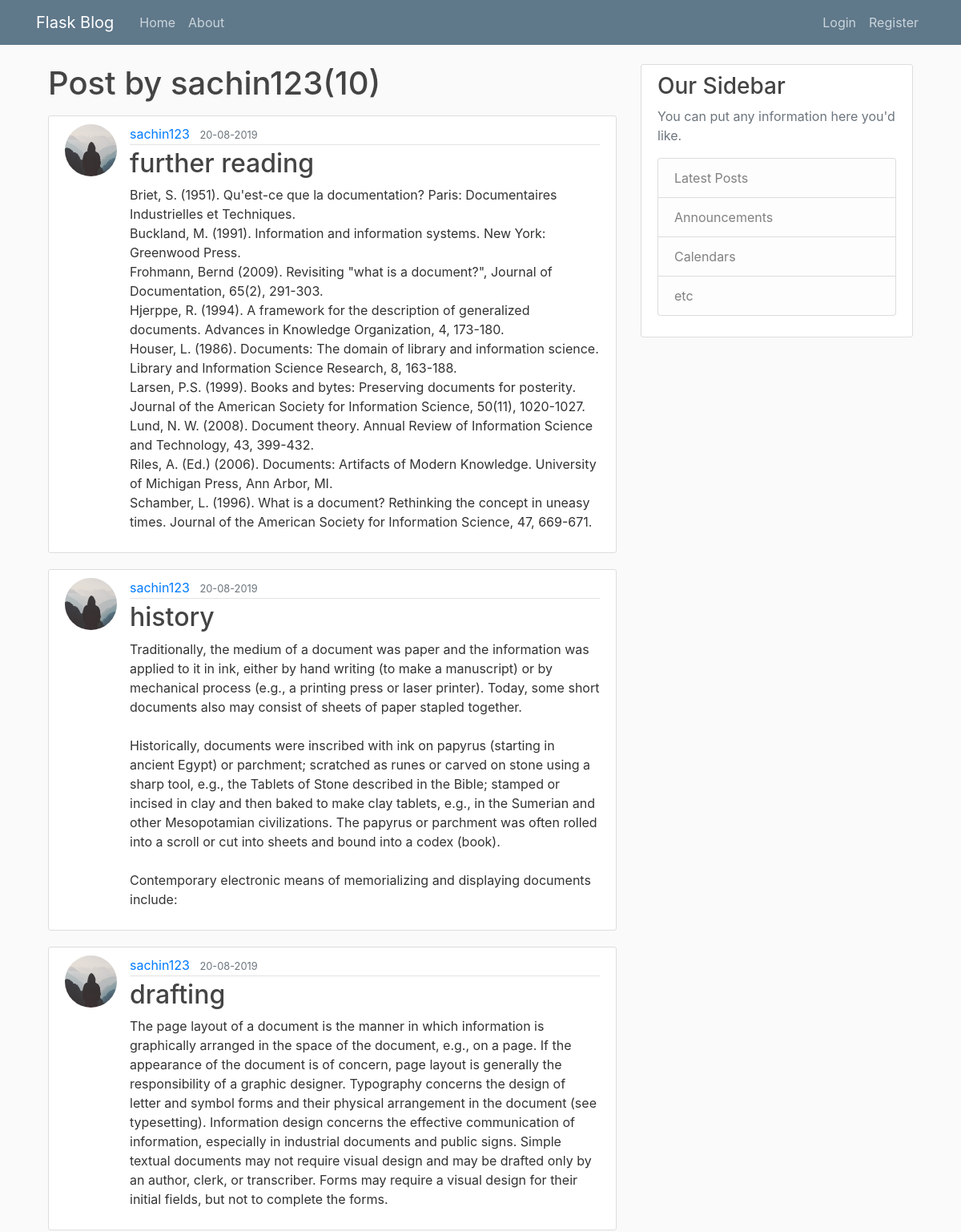
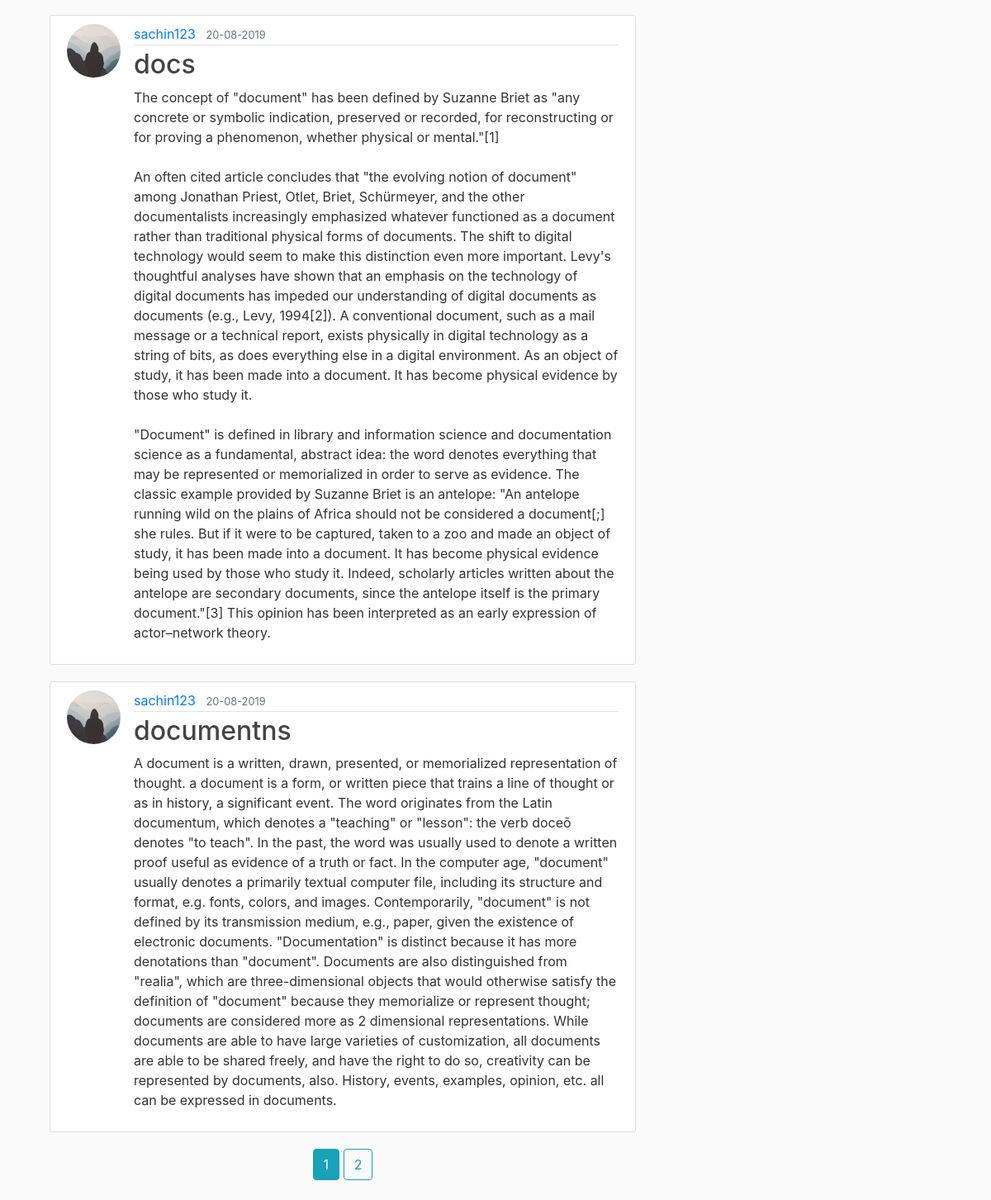
The app's page /user/sachin123 with its own data (2 pictures, top to bottom).
### flaskblog/models.py (models this page shows, shortened)
class User(db.Model,UserMixin):
	id=db.Column(db.Integer,primary_key=True)
	username=db.Column(db.String(20),unique=True,nullable=False)
	email=db.Column(db.String(120),unique=True,nullable=False)
	image_file=db.Column(db.String(20),default='default.jpg')
	password=db.Column(db.String(60),nullable=False)
	posts=db.relationship('Post',backref='author',lazy=True)

class Post(db.Model):
	id=db.Column(db.Integer,primary_key=True)
	title=db.Column(db.String(1000),nullable=False)
	date_posted=db.Column(db.DateTime,nullable=False,default=datetime.utcnow)
	content=db.Column(db.Text,nullable=False)
	user_id=db.Column(db.Integer,db.ForeignKey('user.id'),nullable=False)

### flaskblog/routes.py (the view)
@app.route("/user/<string:username>")
def user_posts(username):
	page=request.args.get('page',1,type=int)
	user=User.query.filter_by(username=username).first_or_404()
	posts=Post.query.filter_by(author=user).order_by(Post.date_posted.desc()).paginate(page=page,per_page=5)
	return render_template('user_posts.html',title='user posts',posts= posts,user=user)

### flaskblog/templates/user_posts.html
{% extends "layouts/base.html"%}
{% block content %}
<h1 class="mb-3">Post by {{user.username}}({{posts.total}})</h1>
{% for post in posts.items %}
<article class="media content-section">
<img class="rounded-circle article-img" src="{{url_for('static',filename='profile_pics/'+post.author.image_file)}}">
	<div class="media-body">
		<div class="article-metadata">
			<a class="mr-2" href="{{url_for('user_posts',username=post.author.username)}}">{{ post.author.username }}</a>
			<small class="text-muted">{{ post.date_posted.strftime('%d-%m-%Y') }}</small>
		</div>
		<h2><a class="article-title" href="{{url_for('post', post_id=post.id)}}">{{ post.title }}</a></h2>
		<p class="article-content">{{ post.content }}</p>
	</div>
</article>
{%endfor%}
<center>
{% for page_num in posts.iter_pages(left_edge=1,right_edge=1,left_current=1,right_current=2) %}
		{%if page_num%}
			{%if posts.page==page_num%}
				<a class="btn btn-info mb-4" href="{{url_for('user_posts',username=user.username,page=page_num)}}">{{page_num}}</a>
			{%else%}
				<a class="btn btn-outline-info mb-4" href="{{url_for('user_posts',username=user.username,page=page_num)}}">{{page_num}}</a>
			{%endif%}
		{%else%}
		...
		{%endif%}
{%endfor%}
</center>
{%endblock%}

### flaskblog/static/css/main.css (style rules this page uses)
body { background: #fafafa; color: #333333; margin-top: 5rem; }
h1, h2, h3, h4, h5, h6 { color: #444444; }
.content-section { background: #ffffff; padding: 10px 20px; border: 1px solid #dddddd; border-radius: 3px; margin-bottom: 20px; }
.article-title { color: #444444; }
.article-content { white-space: pre-line; }
.article-img { height: 65px; width: 65px; margin-right: 16px; }
.article-metadata { padding-bottom: 1px; margin-bottom: 4px; border-bottom: 1px solid #e3e3e3 }

### records on screen
User: username "sachin123"
Post: image_file (placeholder picture), author.username "sachin123", date_posted "20-08-2019", title "further reading", content "Briet, S. (1951). Qu'est-ce que la documentation? Paris: Documentaires Industrielles et Techniques. Buckland, M. (1991). Information and information systems. New York: Greenwood Press. Frohmann, Bernd (2009). Revisiting \"what is a document?\", Journal of Documentation, 65(2), 291-303. Hjerppe, R. (1994). A framework for the description of generalized documents. Advances in Knowledge Organization, 4, 173-180. Houser, L. (1986). Documents: The domain of library and information science. Library and Information Science Research, 8, 163-188. Larsen, P.S. (1999). Books and bytes: Preserving documents for posterity. Journal of the American Society for Information Science, 50(11), 1020-1027. Lund,…"
Post: image_file (placeholder picture), author.username "sachin123", date_posted "20-08-2019", title "history", content "Traditionally, the medium of a document was paper and the information was applied to it in ink, either by hand writing (to make a manuscript) or by mechanical process (e.g., a printing press or laser printer). Today, some short documents also may consist of sheets of paper stapled together. Historically, documents were inscribed with ink on papyrus (starting in ancient Egypt) or parchment; scratched as runes or carved on stone using a sharp tool, e.g., the Tablets of Stone described in the Bible; stamped or incised in clay and then baked to make clay tablets, e.g., in the Sumerian and other Mesopotamian civilizations. The papyrus or parchment was often rolled into a scroll or cut into…"
Post: image_file (placeholder picture), author.username "sachin123", date_posted "20-08-2019", title "drafting", content "The page layout of a document is the manner in which information is graphically arranged in the space of the document, e.g., on a page. If the appearance of the document is of concern, page layout is generally the responsibility of a graphic designer. Typography concerns the design of letter and symbol forms and their physical arrangement in the document (see typesetting). Information design concerns the effective communication of information, especially in industrial documents and public signs. Simple textual documents may not require visual design and may be drafted only by an author, clerk, or transcriber. Forms may require a visual design for their initial fields, but not to complete…"
Post: image_file (placeholder picture), author.username "sachin123", date_posted "20-08-2019", title "docs", content "The concept of \"document\" has been defined by Suzanne Briet as \"any concrete or symbolic indication, preserved or recorded, for reconstructing or for proving a phenomenon, whether physical or mental.\"[1] An often cited article concludes that \"the evolving notion of document\" among Jonathan Priest, Otlet, Briet, Schürmeyer, and the other documentalists increasingly emphasized whatever functioned as a document rather than traditional physical forms of documents. The shift to digital technology would seem to make this distinction even more important. Levy's thoughtful analyses have shown that an emphasis on the technology of digital documents has impeded our understanding of digital documents…"
Post: image_file (placeholder picture), author.username "sachin123", date_posted "20-08-2019", title "documentns", content "A document is a written, drawn, presented, or memorialized representation of thought. a document is a form, or written piece that trains a line of thought or as in history, a significant event. The word originates from the Latin documentum, which denotes a \"teaching\" or \"lesson\": the verb doceō denotes \"to teach\". In the past, the word was usually used to denote a written proof useful as evidence of a truth or fact. In the computer age, \"document\" usually denotes a primarily textual computer file, including its structure and format, e.g. fonts, colors, and images. Contemporarily, \"document\" is not defined by its transmission medium, e.g., paper, given the existence of electronic documents.…"

### other values on screen
{{ posts.total }} "10"
{{ page_num }} "1"
{{ page_num }} "2"
